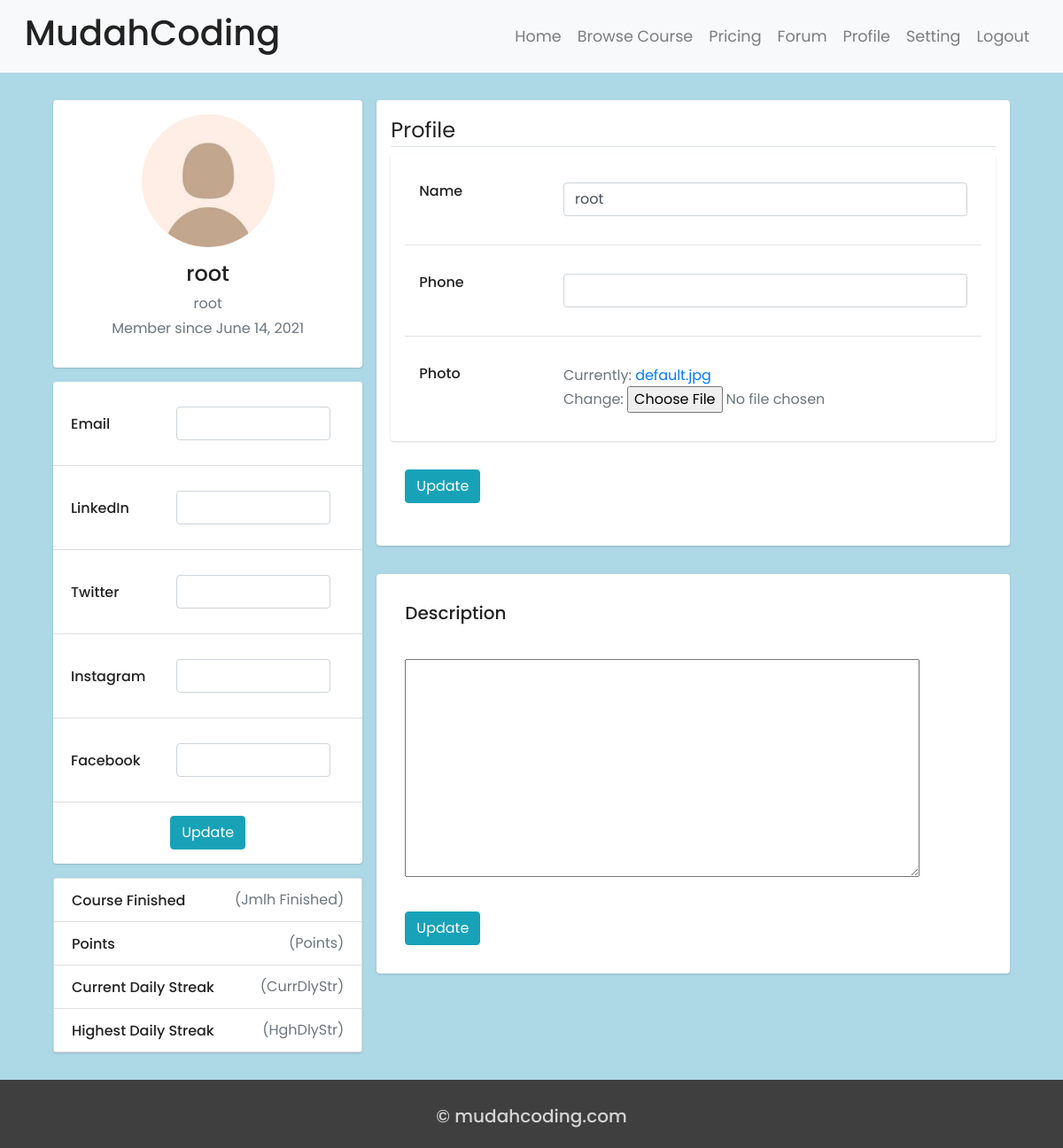
The page /users/profile/edit (signed in) on the database as committed earlier.
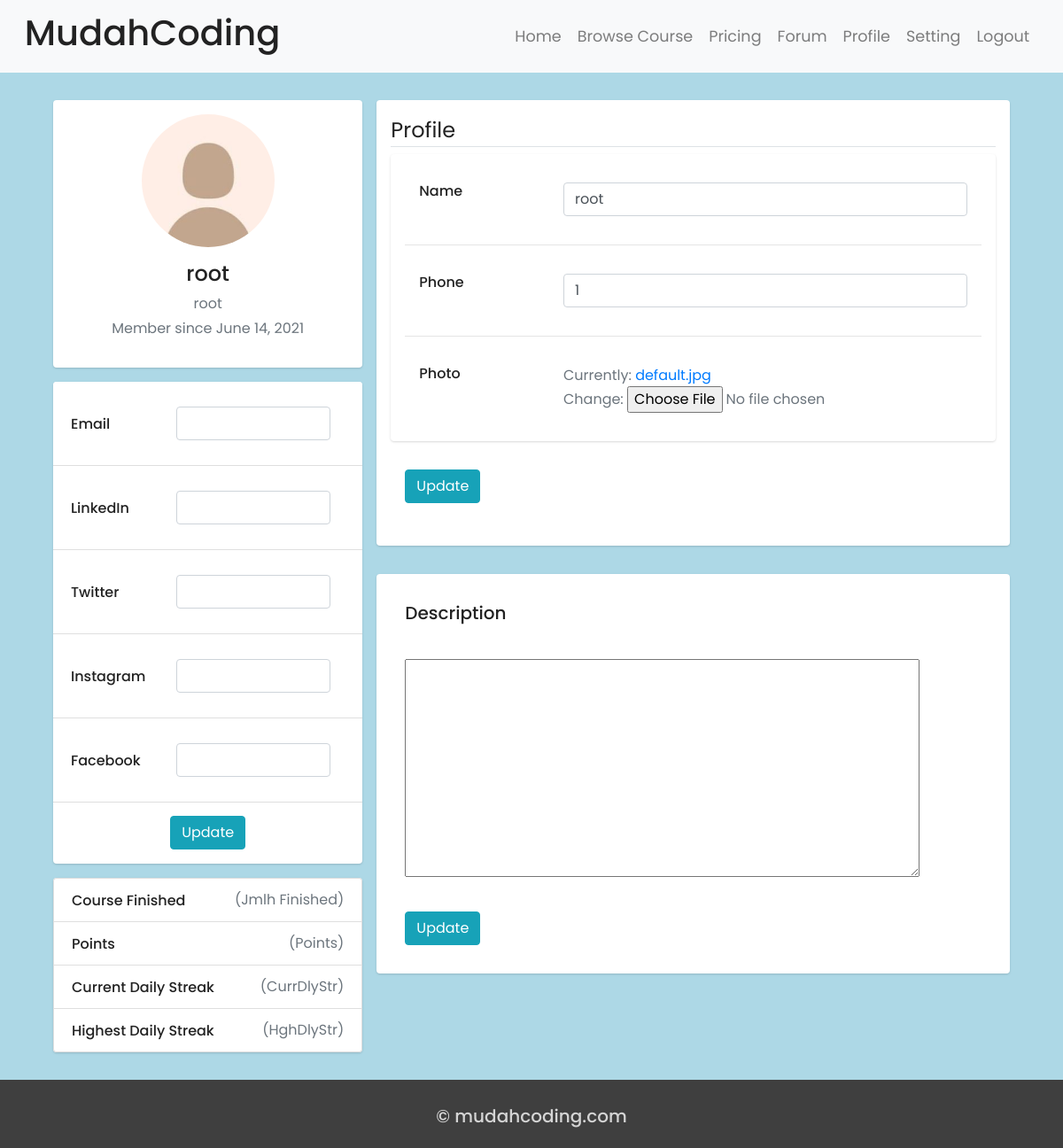
The same page on the database as committed later.
### users/models.py (models this page shows, shortened)
class Profile(models.Model):
    user            = models.OneToOneField(User, on_delete=models.CASCADE)
    name            = models.CharField(max_length=255,blank=True)
    handphone       = models.CharField(max_length=15,null=True,blank=True)
    description     = models.TextField(null=True,blank=True)
    image           = models.ImageField(default='default.jpg', upload_to='profile_pics')
    time_created    = models.DateTimeField(auto_now_add=True)
    email           = models.EmailField(null=True,blank=True)
    linkedin        = models.CharField(max_length=255,null=True,blank=True)
    twitter         = models.CharField(max_length=255,null=True,blank=True)
    instagram       = models.CharField(max_length=255,null=True,blank=True)
    facebook        = models.CharField(max_length=255,null=True,blank=True)
    date_premium    = models.DateField(auto_now_add=True, null=True)

### users/views.py (the view)
# urls.py: path('profile/edit', views.Edit_Profile, name='profile'),
@login_required
def Edit_Profile(request):
	if request.method == 'POST':
		p_form = ProfileForm(request.POST, request.FILES, instance=request.user.profile)
		if p_form.is_valid():
			p_form.save()
			messages.success(request, f'Akun kamu berhasil diupdate')
			return redirect('profile')
	else:
		p_form = ProfileForm(instance=request.user.profile)
	context = {
		'p_form': p_form,
	}
	return render(request, 'users/profile.html', context)

### users/templates/users/profile.html (shortened to what the changed rows need)
{% extends "base.html" %}
{% load crispy_forms_tags %}
{% load static %}
{% block css_costum %}
  <link rel="stylesheet" type="text/css" href={% static "users/css/profile.css" %}>
{% endblock css_costum %}
{% block content %}
<div class="container">
  <div class="main-body bg-light-blue">
    <div class="row gutters-sm">
      <div class="col-md-4">
        <form method="POST" enctype="multipart/form-data">
          <div class="card mt-3">
            <ul class="list-group list-group-flush">
              <li class="list-group-item d-flex justify-content-between align-items-center flex-wrap">
                <div class="col-sm-8 text-secondary">{{ p_form.email }}</div>
              </li>
              <li class="list-group-item d-flex justify-content-between align-items-center flex-wrap">
                <div class="col-sm-8 text-secondary">{{ p_form.linkedin }}</div>
              </li>
              <li class="list-group-item d-flex justify-content-between align-items-center flex-wrap">
                <div class="col-sm-8 text-secondary">{{ p_form.twitter }}</div>
              </li>
              <li class="list-group-item d-flex justify-content-between align-items-center flex-wrap">
                <div class="col-sm-8 text-secondary">{{ p_form.instagram }}</div>
              </li>
              <li class="list-group-item d-flex justify-content-between align-items-center flex-wrap">
                <div class="col-sm-8 text-secondary">{{ p_form.facebook }}</div>
              </li>
            </ul>
          </div>
      </div>
      <div class="col-md-8">
        <div class="card mb-3">
          <div class="card-body">
                <fieldset class="form-group">
                        <div class="card mb-3">
                          <div class="card-body">
                            <div class="row mx-auto">
                              <div class="col-sm-9 text-secondary">
                                {{ p_form.name }}
                              </div>
                            </div>
                            <div class="row mx-auto">
                              <div class="col-sm-9 text-secondary">
                                {{ p_form.handphone }}
                              </div>
                            </div>
                            <div class="row mx-auto">
                              <div class="col-sm-9 text-secondary">
                                {{ p_form.image }}
                              </div>
                            </div>
                         </div>
                       </div>
                </fieldset>
          </div>
        </div>
          <div class="row gutters-sm">
            <div class="col-sm-12 mb-3">
              <div class="card h-100">
                <div class="card-body">
                  <div class="col-sm-12 text-secondary">
                    {{ p_form.description }}
                  </div>
                </div>
              </div>
            </div>
          </div>
      </div>
      </div>
    </div>
  </div>
</div>
{% endblock content %}

Rows that differ between the two databases and show on the page:
changed Profile "root": handphone (not shown) → "1"
